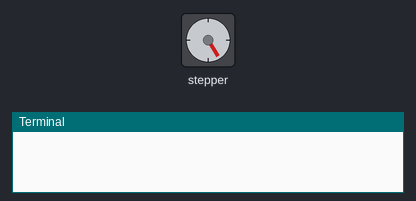
Bench run of a program on a simulated Raspberry Pi (BCM pin numbers), started with the argument up. On the bench: stepper motor, the last lines printed to the terminal. The stepper is drawn at 200 steps a turn. At 3.0 s the program stops and its outputs stay as they are.

Above: at 0.8 s.
At 1.5 s:
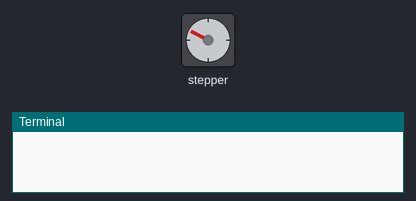
At 2.2 s:
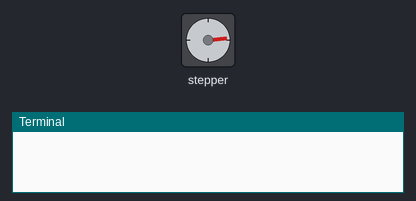
At 3.1 s:
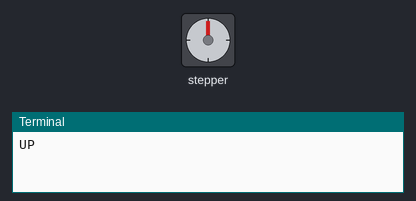
Timing chart, 0 to 4.5 s (numbered marks = the images above):
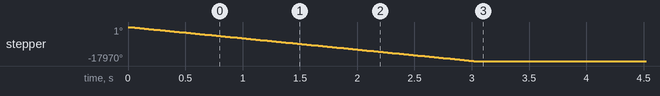

The program:

RaspberryPi.py
```python
import sys

#from flask import Flask
#app = Flask(__name__)

#@app.route("/")
#def hello():
#    print("HELLO")
#    return "Hello World!"

#if __name__ == "__main__":
#	app.run(host='0.0.0.0', port=8898)


from adafruit_motorkit import MotorKit
from adafruit_motor import stepper
import time
kit = MotorKit()


if sys.argv[1] == "up":
	for i in range(10000):
		kit.stepper1.onestep(direction=stepper.BACKWARD, style=stepper.DOUBLE)
#		kit.stepper1.onestep(direction=stepper.FORWARD, style=stepper.DOUBLE)

	print("UP")

if sys.argv[1] == "down":
	for i in range(10000):
#		kit.stepper1.onestep(direction=stepper.BACKWARD, style=stepper.DOUBLE)
		kit.stepper1.onestep(direction=stepper.FORWARD, style=stepper.DOUBLE)

	print("DOWN")

kit.stepper1.release()


#while True:
#	for i in range(2000):
#		kit.stepper1.onestep(direction=stepper.FORWARD, style=stepper.DOUBLE)
#	time.sleep(.5)
#	for i in range(2000):
#		kit.stepper1.onestep(direction=stepper.BACKWARD, style=stepper.DOUBLE)
#	time.sleep(.5)
```
